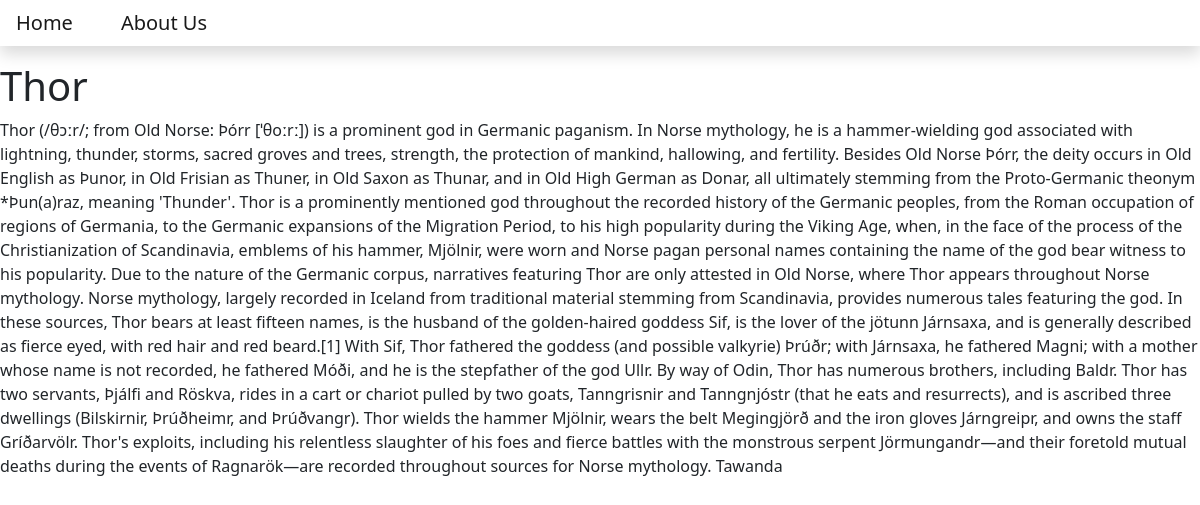
Screenshot of /Thor with the database file from the repository.
### blog/models.py (models this page shows, shortened)
class Post(models.Model):
    title=models.CharField(max_length=200)
    content=models.TextField()
    date_created=models.DateTimeField(auto_now_add=True)
    slug=models.SlugField(max_length=200, unique=True)
    author=models.ForeignKey(to=User, on_delete=models.CASCADE) ##if user is deleted the content will also be deleted
    status=models.IntegerField(choices=STATUS, default=0) ## Differenciates between draft content and completed content

### blog/views.py (the view)
# urls.py: path('<slug:slug>', views.BlogView.as_view(), name='blog_view'),
class BlogView(generic.DetailView):
    model= Post
    template_name='blog.html'

### templates/blog.html
{% extends 'base.html' %}
{% block content %}
        <h1>{{object.title}}</h1>
        <p1>{{object.content}}</p1>
        <p1> {{object.author}}</p1>
{% endblock content %}

### rows the page displays
Post: title "Thor", content "Thor (/θɔːr/; from Old Norse: Þórr [ˈθoːrː]) is a prominent god in Germanic paganism. In Norse mythology, he is a hammer-wielding god associated with lightning, thunder, storms, sacred groves and trees, strength, the protection of mankind, hallowing, and fertility. Besides Old Norse Þórr, the deity occurs in Old English as Þunor, in Old Frisian as Thuner, in Old Saxon as Thunar, and in Old High German as Donar, all ultimately stemming from the Proto-Germanic theonym *Þun(a)raz, meaning 'Thunder'. Thor is a prominently mentioned god throughout the recorded history of the Germanic peoples, from the Roman occupation of regions of Germania, to the Germanic expansions of the Migration Period, to…", author "Tawanda"
